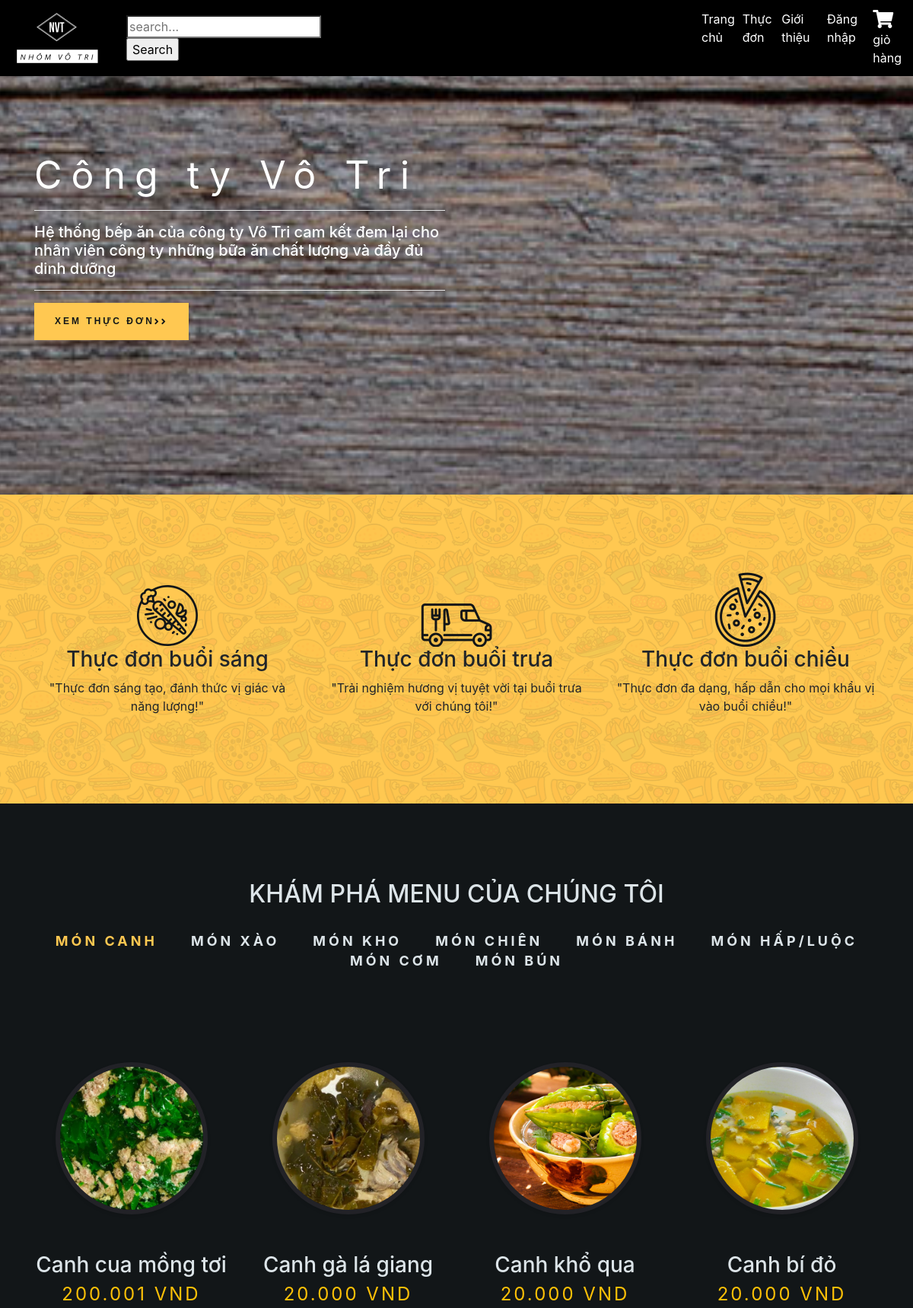
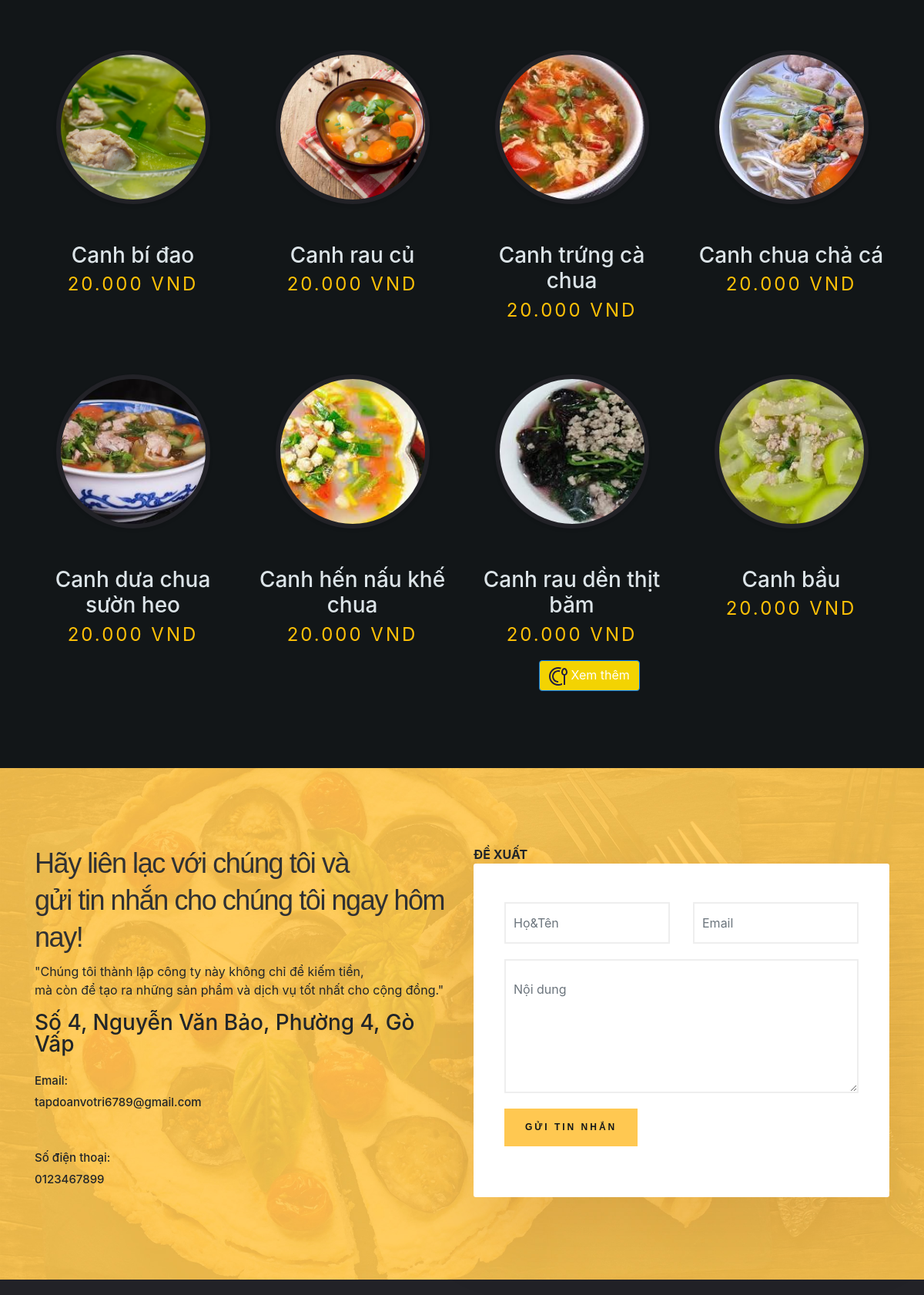
The page / (upper part) on the database its author committed (2 pictures, top to bottom).
### tables this page shows
CREATE TABLE `loaimonan` (
  `id_loaimonan` int(2) NOT NULL,
  `tenloaimonan` varchar(50) NOT NULL
);

CREATE TABLE `monan` (
  `id_monan` int(2) NOT NULL,
  `tenmonan` varchar(50) NOT NULL,
  `mota` varchar(300) NOT NULL,
  `hinhanh` varchar(150) NOT NULL,
  `gia` int(11) NOT NULL,
  `id_loaimonan` int(2) NOT NULL
);

### View/vindex.php (the view, shortened to what this page needs)
<?php
include("Controller/cMonan.php");
?>
	<section class="home-section" id="home" style="padding:100px 0px;">
		<div class="container">
			<div class="row" style="flex-wrap: nowrap;">
				<div class="col-md-6 home-left-section">
					<div style="padding: 100px 0px; color: white;">
						<h1>
							Công ty Vô Tri
						</h1>
                        <hr>
						<h5>
							Hệ thống bếp ăn của công ty Vô Tri cam kết đem lại cho nhân viên công ty những bữa ăn chất lượng và đầy đủ dinh dưỡng
						</h5>
                        <hr>
						<div style="display: flex;">
							<a href="?mod=menus&act=list&date" class="bttn_style_2" style="display: flex;justify-content: center;align-items: center;">
								Xem Thực đơn
								<i class="fas fa-angle-right"></i><i class="fas fa-angle-right"></i>
							</a>
						</div>
					</div>
				</div>
			</div>
		</div>
	</section>
	<section class="our_qualities" style="padding:100px 0px;">
		<div class="container">
			<div class="row">
				<div class="col-md-4">
					<div class="our_qualities_column">
	                    <img src="./Design/images/quality_food_img.png" >
	                    <div class="caption">
	                        <h3>
	                            Thực đơn buổi sáng
	                        </h3>
	                        <p>
							"Thực đơn sáng tạo, đánh thức vị giác và năng lượng!"
	                        </p>
	                    </div>
	                </div>
				</div>
				<div class="col-md-4">
					<div class="our_qualities_column">
	                    <img src="./Design/images/fast_delivery_img.png" >
	                    <div class="caption">
	                        <h3>
	                            Thực đơn buổi trưa
	                        </h3>
	                        <p>
							"Trải nghiệm hương vị tuyệt vời tại buổi trưa với chúng tôi!"
	                        </p>
	                    </div>
	                </div>
				</div>
				<div class="col-md-4">
					<div class="our_qualities_column">
	                    <img src="./Design/images/original_taste_img.png" >
	                    <div class="caption">
	                        <h3>
	                            Thực đơn buổi chiều
	                        </h3>
	                        <p>
							"Thực đơn đa dạng, hấp dẫn cho mọi khẩu vị vào buổi chiều!"
	                        </p>
	                    </div>
	                </div>
				</div>
			</div>
		</div>
	</section>
	<section class="our_menus" id="menus">
		<div class="container">
			<h2 style="text-align: center;margin-bottom: 30px">KHÁM PHÁ MENU CỦA CHÚNG TÔI</h2>
			<div class="menus_tabs">
				<div class="menus_tabs_picker">
					<ul style="text-align: center;margin-bottom: 70px">
						<?php
	                        $stmt = $con->prepare("Select * from loaimonan");
	                        $stmt->execute();
	                        $rows = $stmt->fetchAll();
	                        $x = 0;
							foreach ($rows as $row) {
								if ($x == 0) {
									echo "<li class = 'menu_category_name tab_category_links active_category' onclick=showCategoryMenus(event,'".str_replace(' ', '', $row['tenloaimonan'])."')>";
									echo $row['tenloaimonan'];
									echo "</li>";
								} else {
									echo "<li class = 'menu_category_name tab_category_links' onclick=showCategoryMenus(event,'".str_replace(' ', '', $row['tenloaimonan'])."')>";
									echo $row['tenloaimonan'];
									echo "</li>";
								}
								$x++;
							}
						?>
					</ul>
				</div>
				<div class="menus_tab">
					<?php
                        $stmt = $con->prepare("Select * from loaimonan");
                        $stmt->execute();
                        $rows = $stmt->fetchAll();
                        $i = 0;
                        foreach($rows as $row)
                        {
                            if($i == 0)
                            {
                                echo '<div class="menu_item  tab_category_content" id="'.str_replace(' ', '', $row['tenloaimonan']).'" style=display:block>';
                                    $stmt_menus = $con->prepare("Select * from monan where id_loaimonan = ?");
                                    $stmt_menus->execute(array($row['id_loaimonan']) );
                                    $rows_menus = $stmt_menus->fetchAll();
                                    echo "<div class='row'>";
	                                    foreach($rows_menus as $menu)
	                                    {
	                                        ?>
	                                            <div class="col-md-4 col-lg-3 menu-column">
													<a href="?act=menus">
	                                                <div class="thumbnail" style="cursor:pointer">
	                                                    <?php $source = "Design/image/".$menu['hinhanh']; ?>
	                                                    <div class="menu-image">
													        <div class="image-preview">
													            <div style="background-image: url('<?php echo $source; ?>');"></div>
													        </div>
													    </div>
													</a>
	                                                    <div class="caption">
	                                                        <h3>
	                                                            <?php echo $menu['tenmonan'];?>
	                                                        </h3>
	                                                        <span class="menu_price text-warning" >
	                                                        	<?php echo number_format($menu['gia'], 0, ',', '.') . " VND"; ?>
	                                                        </span>
	                                                    </div>
													</div>
	                                            </div>
	                                        <?php
	                                    }
                            }
                            $i++;
                        }
                    ?>
          <a href="?mod=menus&act=list&date=<?php echo $ngay_mai ?>" style="color: black;">
            <button class="btn btn-primary btn-icon" style="margin-left: 700px ;background-color: #F3D302">
              <img src="./Design/images/menu.svg" alt="menu icon">
              Xem thêm
            </button>
          </a>
	</section>
	<section class="contact-section" id="contact">
        <div class="container">
            <div class="row">
                <div class="col-lg-6 sm-padding">
                    <div class="contact-info">
                        <h2>
						Hãy liên lạc với chúng tôi và
							<br>gửi tin nhắn cho chúng tôi ngay hôm nay!
                        </h2>
                        <p>
						"Chúng tôi thành lập công ty này không chỉ để kiếm tiền,
						 <br> mà còn để tạo ra những sản phẩm và dịch vụ tốt nhất cho cộng đồng."
                        </p>
                        <h3>
                            Số 4, Nguyễn Văn Bảo, Phường 4, Gò Vấp
                        </h3>
                        <h4>
                            <span>Email:</span>
                            <p>tapdoanvotri6789@gmail.com</p>
                            <br>
                            <span>Số điện thoại:</span>
                            <p>0123467899</p>
                        </h4>
                    </div>
                </div>
                <div class="col-lg-6 sm-padding">
				<b>ĐỀ XUẤT</b>
                    <div class="contact-form">
                        <div id="contact_ajax_form" class="contactForm">
                            <div class="form-group colum-row row">
                                <div class="col-sm-6">
                                    <input type="text" id="contact_name" name="name" oninput="document.getElementById('invalid-name').innerHTML = ''" onkeyup="this.value=this.value.replace(/[^\sa-zA-Z]/g,'');" class="form-control" placeholder="Họ&Tên">
                                </div>
                                <div class="col-sm-6">
                                    <input type="email" id="contact_email" name="email" oninput="document.getElementById('invalid-email').innerHTML = ''" class="form-control" placeholder="Email">
                                </div>
                            </div>
                            <div class="form-group row">
                                <div class="col-md-12">
                                    <textarea id="contact_message" name="Nội dung" oninput="document.getElementById('invalid-message').innerHTML = ''" cols="30" rows="5" class="form-control message" placeholder="Nội dung"></textarea>
                                </div>
                            </div>
                            <div class="form-group row">
                                <div class="col-md-12">
                                    <button id="contact_send" class="bttn_style_2">Gửi tin nhắn </button>
                                </div>
                            </div>
                        </div>
                    </div>
                </div>
            </div>
        </div>
    </section>
    <section class="widget_section" style="background-color: #222227;padding: 100px 0;">
    </section>

### Design/css/main.css (style rules this page uses)
a, a:hover { text-decoration: none !important; }
ul { display: block; list-style: none; padding: 0; margin: 0; }
hr { margin-top: 1rem; margin-bottom: 1rem; background: white; border: 3px; border-top: 3px solid rgba(0,0,0,.1); }
html { scroll-behavior: smooth; }
body { font-family: 'Roboto', sans-serif; font-size: 16px; line-height: 28px; font-weight: 300; }
.home-section { background: url(../images/home_bg.jpg); background-position: center; background-repeat: no-repeat; background-size: cover; height: 650px; background-attachment: fixed; }
.bttn_style_2 { font-family: "Work Sans",sans-serif; letter-spacing: 3px; background-color: #ffc851; color: rgb(18, 22, 24); line-height: 45px; display: inline-block; padding: 0 25px; border-radius: 0; font-size: 12px; text-transform: uppercase; font-weight: 600; position: relative; border: 2px solid #ffc851; overflow: hidden; z-index: 1; -webkit-transition: color 0.4s cubic-bezier(0.4, 0, 0.2, 1); -moz-transition: color 0.4s cubic-bezier(0.4, 0, 0.2, 1); -ms-transition: color 0.4s cubic-bezier(0.4, 0, 0.2, 1); -o-transition: color 0.4s cubic-bezier(0.4, 0, 0.2, 1); transition: color 0.4s cubic-bezier(0.4, 0, 0.2, 1); }
.bttn_style_2:before { content: ""; position: absolute; top: 0; left: 0; bottom: 0; right: 0; background: #222227; -webkit-transform-origin: right center; -moz-transform-origin: right center; -ms-transform-origin: right center; transform-origin: right center; -webkit-transform: scale(0, 1); -moz-transform: scale(0, 1); -ms-transform: scale(0, 1); -o-transform: scale(0, 1); transform: scale(0, 1); -webkit-transition: -webkit-transform 0.4s cubic-bezier(0.4, 0, 0.2, 1); -moz-transition: -moz-transform 0.4s cubic-bezier(0.4, 0, 0.2, 1); -ms-transition: -ms-transform 0.4s cubic-bezier(0.4, 0, 0.2, 1); -o-transition: -o-transform 0.4s cubic-bezier(0.4, 0, 0.2, 1); transition: transform 0.4s cubic-bezier(0.4, 0, 0.2, 1); z-index: -1; }
.home-section h1 { color: rgb(255, 255, 255); white-space: nowrap; letter-spacing: 12px; font-weight: 400; font-size: 50px; }
.our_qualities { background: url(../images/our_qualities_bg.png); background-position: center; background-repeat: no-repeat; background-size: cover; }
.our_qualities_column { text-align: center; }
.thumbnail { display: block; margin-bottom: 20px; line-height: 1.42857143; background-color: #fff; -webkit-transition: border .2s ease-in-out; -o-transition: border .2s ease-in-out; transition: border .2s ease-in-out; text-align: center; background: inherit; }
.our_menus, .image-gallery { color: #dce4e8; padding: 100px 0px; background:#121618; }
.menu_category_name { display: inline-block; cursor: pointer; vertical-align: top; font-size: 18px; line-height: 26px; letter-spacing: 4px; font-weight: 700; text-transform: uppercase; margin: 0 22px; -webkit-transition: all .3s; transition: all .3s; }
.tab_category_content { display: none; }
.active_category { color: #ffc851; }
.menu-image { position: relative; max-width: 200px; margin: 50px auto; }
.menu-image .image-preview { width: 200px; height: 200px; position: relative; border-radius: 100%; border: 6px solid #222227; box-shadow: 0px 2px 4px 0px rgba(0, 0, 0, 0.1); }
.menu-image .image-preview > div { width: 100%; height: 100%; border-radius: 100%; background-size: cover; background-repeat: no-repeat; background-position: center; }
.menu_price { font-size: 24px; line-height: 26px; letter-spacing: 3px; display: block; }
.contact-section { padding: 100px; background-image: url('../images/back_3.jpg'); background-position: center; background-repeat: no-repeat; background-size: cover; }
.contact-section { padding:100px 0px; }
.contact-info h2 { font-size: 36px; color: #303133; margin: 0 0 8px; font-weight: 400; line-height: 48px; letter-spacing: -0.04em; font-family: 'Prata', sans-serif; }
.contact-info h3 { line-height: 28px; margin-bottom: 20px; }
.contact-info h4 { font-size: 15px; line-height: 28px; }
.contact-form { background-color: #fff; padding: 50px 40px; -webkit-box-shadow: 0px 50px 100px 0px rgba(64, 1, 4, 0.1), 0px -6px 0px 0px rgba(248, 99, 107, 0.004); box-shadow: 0px 50px 100px 0px rgba(64, 1, 4, 0.1), 0px -6px 0px 0px rgba(248, 99, 107, 0.004); border-radius: 3px; }
.contact-form .form-control { background-color: #fff; border-radius: 0; padding: 25px 10px; box-shadow: none; border: 2px solid #eee; }

### rows shown on the page
loaimonan: tenloaimonan "MÓN CANH"
loaimonan: tenloaimonan "MÓN XÀO"
loaimonan: tenloaimonan "MÓN KHO"
loaimonan: tenloaimonan "MÓN CHIÊN"
loaimonan: tenloaimonan "MÓN BÁNH"
loaimonan: tenloaimonan "MÓN HẤP/LUỘC"
loaimonan: tenloaimonan "MÓN CƠM"
loaimonan: tenloaimonan "MÓN BÚN"
monan: hinhanh (picture), tenmonan "Canh cua mồng tơi", gia "200.001"
monan: hinhanh (picture), tenmonan "Canh gà lá giang", gia "20.000"
monan: hinhanh (picture), tenmonan "Canh khổ qua", gia "20.000"
monan: hinhanh (picture), tenmonan "Canh bí đỏ", gia "20.000"
monan: hinhanh (picture), tenmonan "Canh bí đao", gia "20.000"
monan: hinhanh (picture), tenmonan "Canh rau củ", gia "20.000"
monan: hinhanh (picture), tenmonan "Canh trứng cà chua", gia "20.000"
monan: hinhanh (picture), tenmonan "Canh chua chả cá", gia "20.000"
monan: hinhanh (picture), tenmonan "Canh dưa chua sườn heo", gia "20.000"
monan: hinhanh (picture), tenmonan "Canh hến nấu khế chua", gia "20.000"
monan: hinhanh (picture), tenmonan "Canh rau dền thịt băm", gia "20.000"
monan: hinhanh (picture), tenmonan "Canh bầu", gia "20.000"
